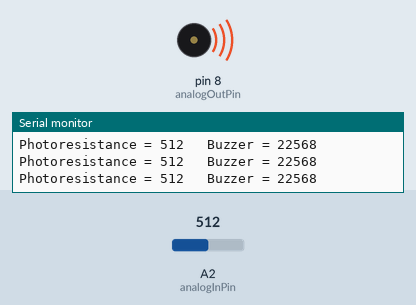
Recording of a sketch running on a simulated Arduino Uno, built with avr-gcc and run on an emulated ATmega328P. Shown: buzzer (waves = sounding), the last lines printed to the serial monitor. The inputs (shaded band) are chosen by the test bench; at power-on: A2 (analogInPin) = 512.

Above: at 1.2 s.
1.3 s: A2 (analogInPin) set to 900
At 2.2 s:
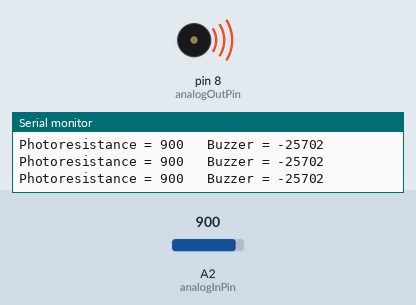
4.3 s: A2 (analogInPin) set to 1023
At 5.2 s:
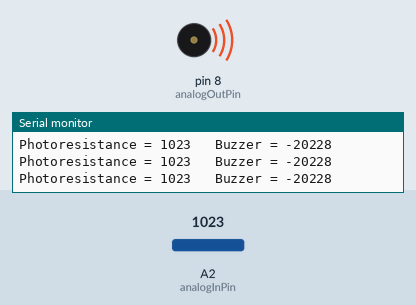
Timing chart, 0 to 7.3 s (numbered marks = the images above; inputs shaded):
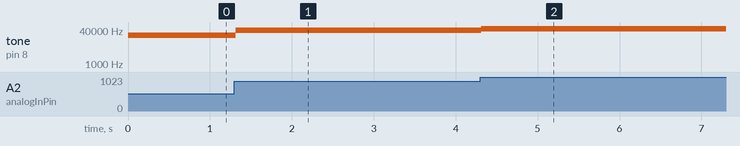

Measured:
- after the input at 1.3 s, tone on pin 8 (analogOutPin): 22568 Hz → 39834 Hz at once
- after the input at 4.3 s, tone on pin 8 (analogOutPin): 39834 Hz → 45308 Hz at once

The sketch:

Photoresistance_et_buzzer.ino
```cpp
// Je déclare l'entrée analogique où j'ai branché ma photorésistance
const int analogInPin = A2;
// Je déclare la sortie analogique où j'ai branché mon buzzer
const int analogOutPin = 8;

// La valeur de base de ma photorésistance est de 0
int photoValeur = 0;
// La valeur de base de mon buzzer est de 0
int buzzerValeur = 0;

// Le programme de démarrage
void setup() {
// Je démarre la communication avec le moniteur série à 9600 bauds
  Serial.begin(9600);
}

// Le programme qui va tourner en boucle après le démarrage
void loop() {
  // Sur Tinkercad, la valeur de la photorésistance varie entre 6 et 679
  photoValeur = analogRead(analogInPin);
  // 6/679 correspond à la fourchette de valeurs pour la photorésistance sur Tinkercad
  // 50/30000 correspnd aux Hz pour faire varier le son du buzzer
  // On traduit donc la valeur de la photo en Hz puis on la stocke
  buzzerValeur = map(photoValeur, 6, 679, 50, 30000);
  // tone permet de lire la valeur stockée par buzzerValeur sur la broche 8 (du buzzer donc)
  tone(8,buzzerValeur);

  // On affiche sur le moniteur série la valeur de la photorésistance
  Serial.print("Photoresistance = ");
  Serial.print(photoValeur);
  // On affiche sur le moniteur série la valeur du buzzer
  Serial.print("\t Buzzer = ");
  Serial.println(buzzerValeur);

  // Le programme se relance toutes les 2 millisecondes
  delay(2);
}
```
